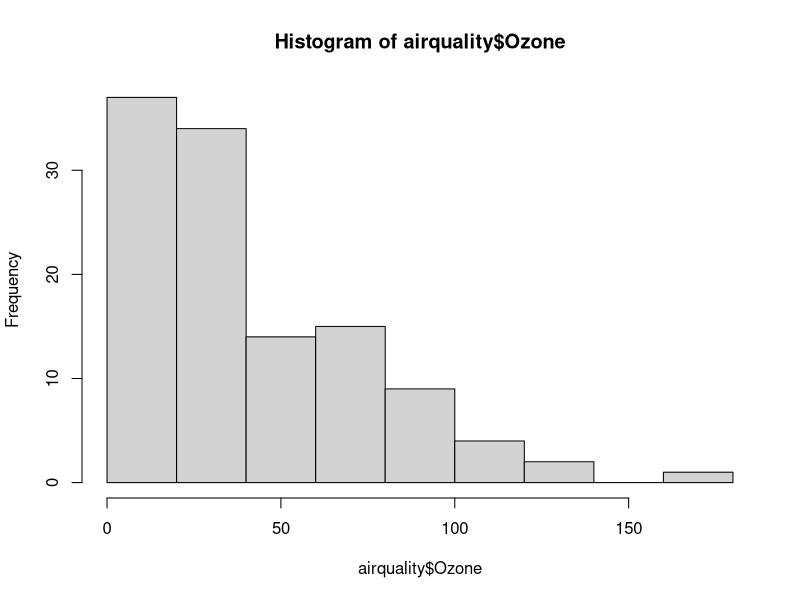
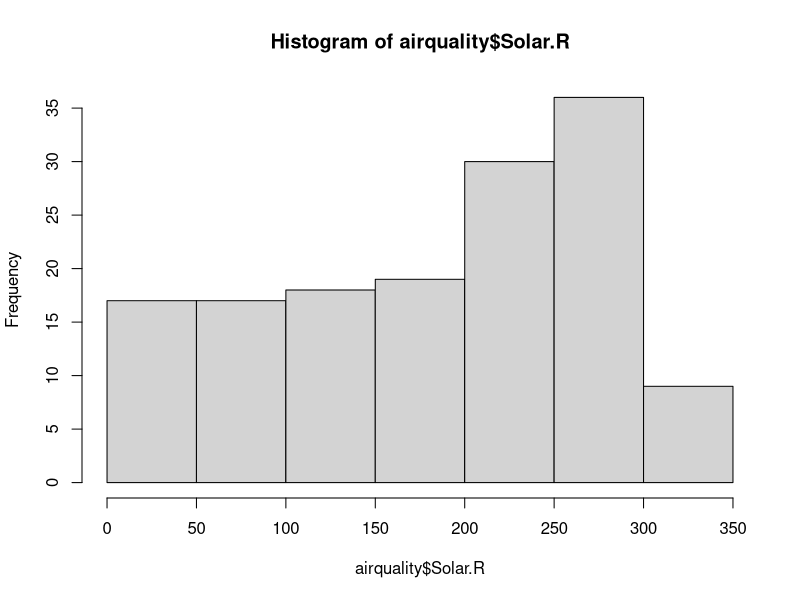
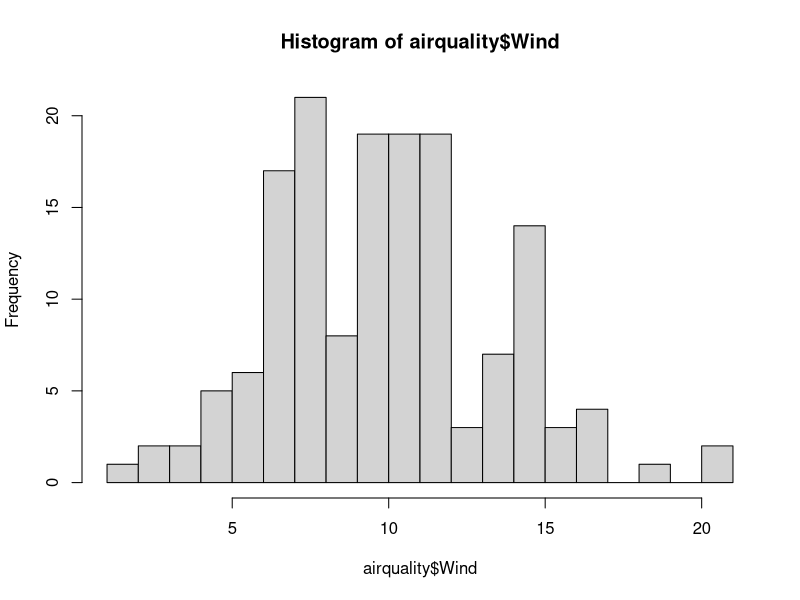
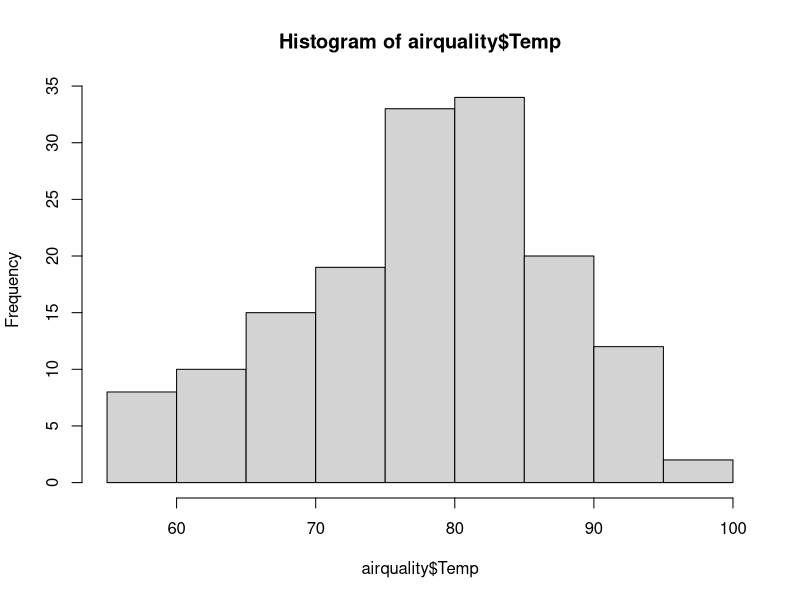
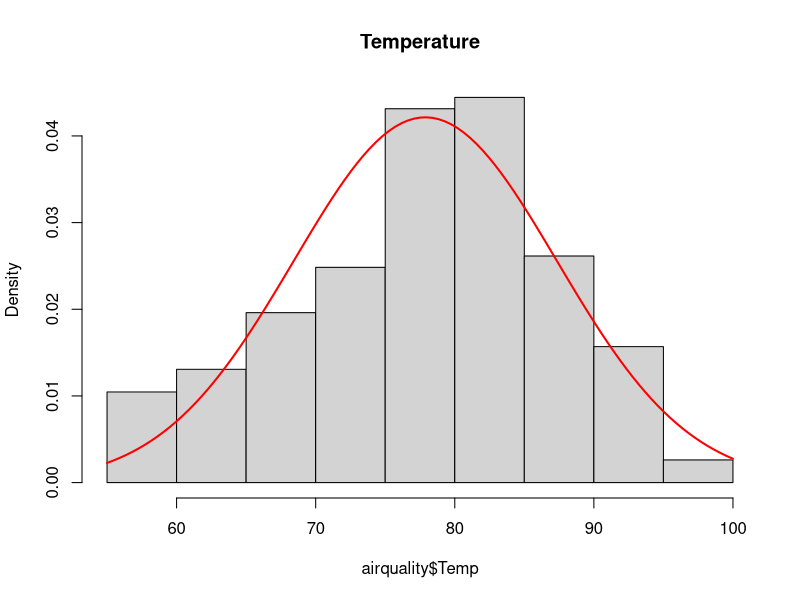
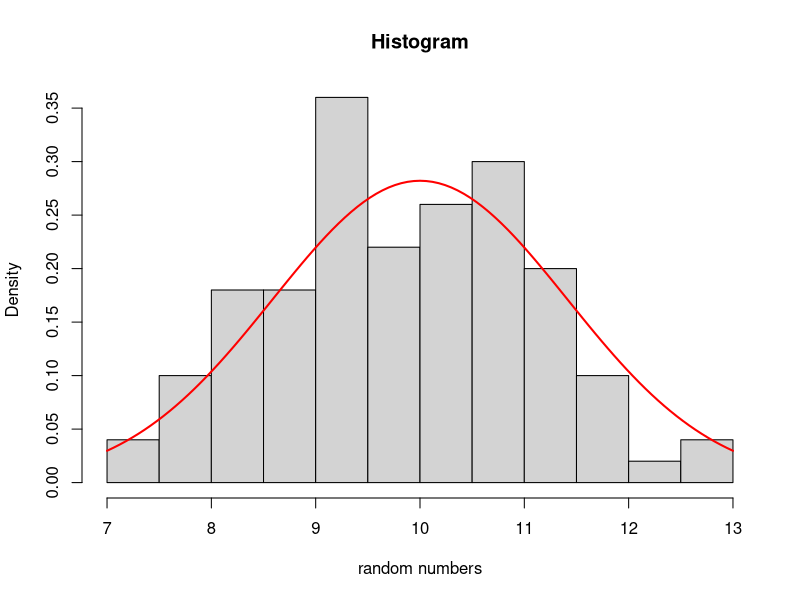
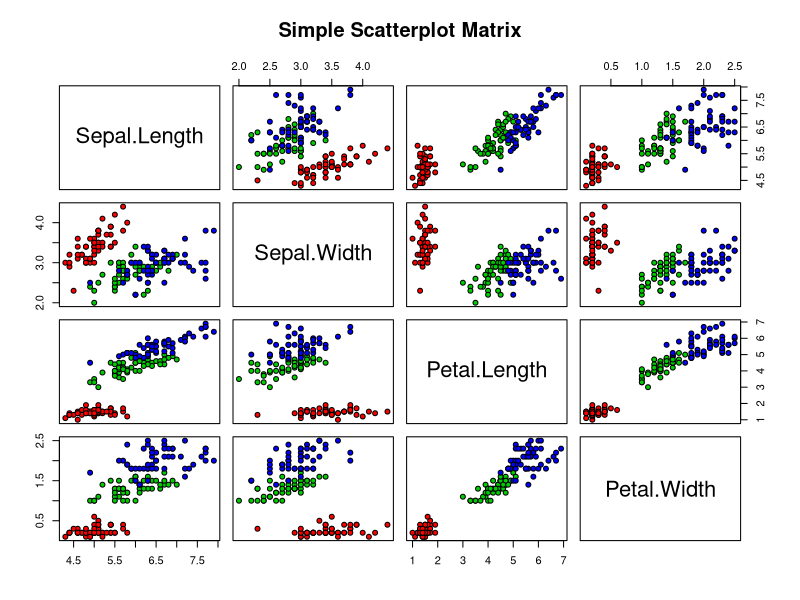
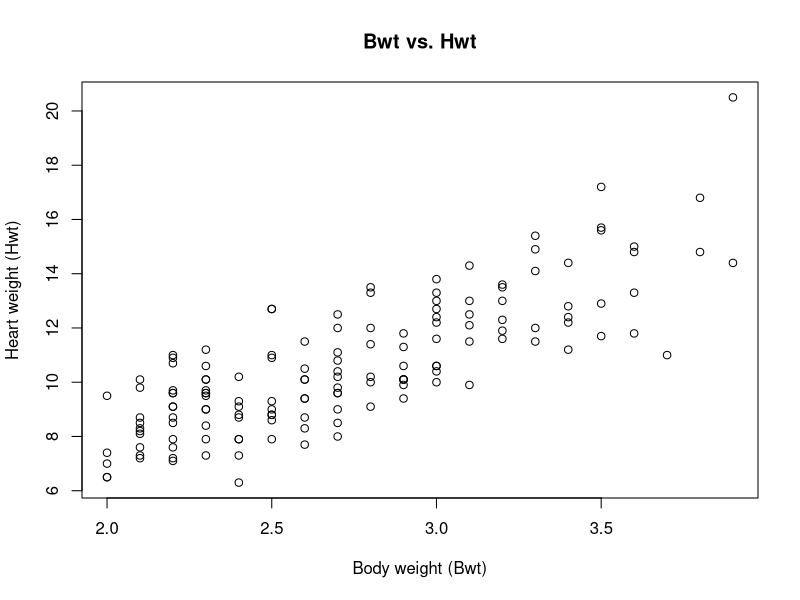

Generate these figures, in order, with R:
#Question 1
#_______________________________________________________________________________________

#load dataset
attach(airquality)
airquality

# a) Remove missing values
na.omit(airquality)

#compute summary
summary(airquality)

#remove categorical variables
airquality$Month = factor(airquality$Month)
airquality$Day = factor(airquality$Day)
summary(airquality)

#summary seperately

summary(airquality$Ozone)

#b) Ozone, Solar.R, Wind, Temp
hist(airquality$Ozone)
hist(airquality$Solar.R)
hist(airquality$Wind, breaks = 15)
hist(airquality$Temp, breaks = 10)

#c)Draw a normal curve
m<-mean(airquality$Temp); std<- sqrt(var(airquality$Temp))
hist(airquality$Temp, prob=T, main="Temperature")
curve(dnorm(x, mean=m, sd=std), col="red", lwd=2, add=TRUE)

#Question 2
#_______________________________________________________________________________________
random=rnorm(100, mean=10, sd=sqrt(2))
random
hist(random, main = "Histogram", xlab= "random numbers", prob=T)
curve(dnorm(x, 10, sqrt(2)), col="red", lwd=2, add=TRUE)

quantile(random)

1-pnorm(5,10,sqrt(2))

#Question 3
#_______________________________________________________________________________________
#load dataset
attach(iris)
head(iris)
pairs(~Sepal.Length+Sepal.Width+Petal.Length+Petal.Width,data=iris, main="Simple Scatterplot Matrix",pch = 21,bg = c("red", "green3", "blue","yellow")[unclass(iris$Species)])

#Question 4
#_______________________________________________________________________________________

#load dataset
library(MASS)
data(cats)
head(cats)
attach(cats)

#a)
plot(Bwt, Hwt, main="Bwt vs. Hwt", xlab="Body weight (Bwt)", ylab="Heart weight (Hwt)", pch=21)

#b)
relation <- lm(Hwt~Bwt)
print(relation)
#to get more details of the model
summary(relation)
plot(Hwt,Bwt,main = "Bwt & Hwt Regression", abline(lm(Bwt~Hwt),col="red"),xlab = "Bwt",ylab = "Hwt")

#c)
par(mfrow=c(2,2)) # partition the graphics device
plot(lm(Bwt~Hwt))
summary(lm(Bwt~Hwt))

# The predictor vector.
a <- data.frame(x = 170)
result <- predict(relation,a)
print(result)
res <-resid(relation)
par(mfrow=c(1,1))
plot(Bwt, res,ylab="Residuals", xlab="Bwt",pch = 19)
abline(0, 0)

# d)
predict(lm(Bwt~Hwt), data.frame(Bwt = 2.52))

